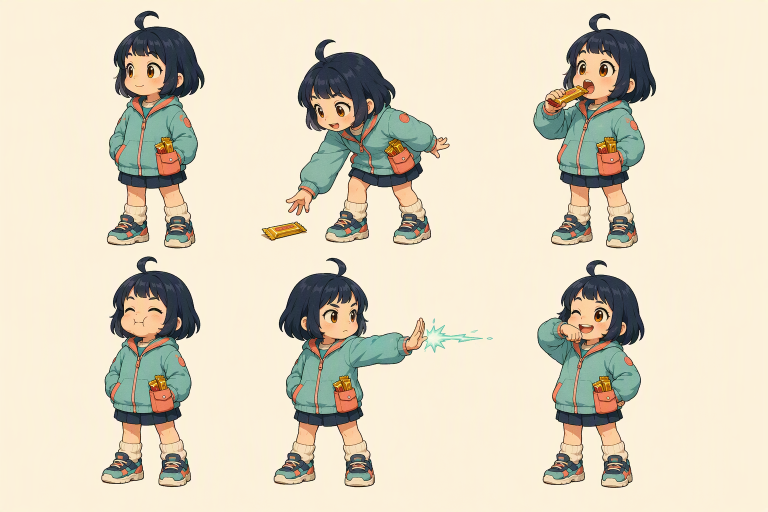
#> input picture docs/art/hero-v1-actions-sheet.png, 1536 x 1024 px, given in place of sprites.png, which was not available (shown at 1/2 size)
$ python make_hero_preview.py
#> lines starting #> are read from the running program, lines starting #| are printed output that depends on the picture; pictures that were not available may be replaced by others from this repository, and a replacement may not be noted
"""Render a review sheet from the mint skin's nine heroine frames."""

from pathlib import Path

from PIL import Image, ImageDraw

from draw_hero_v1 import POSES


APP = Path(__file__).resolve().parents[1]
ROOT = APP.parent
atlas = Image.open(APP / "public" / "skins" / "mint" / "sprites.png").convert("RGBA")
sheet = Image.new("RGB", (960, 870), "#f7f4ed")
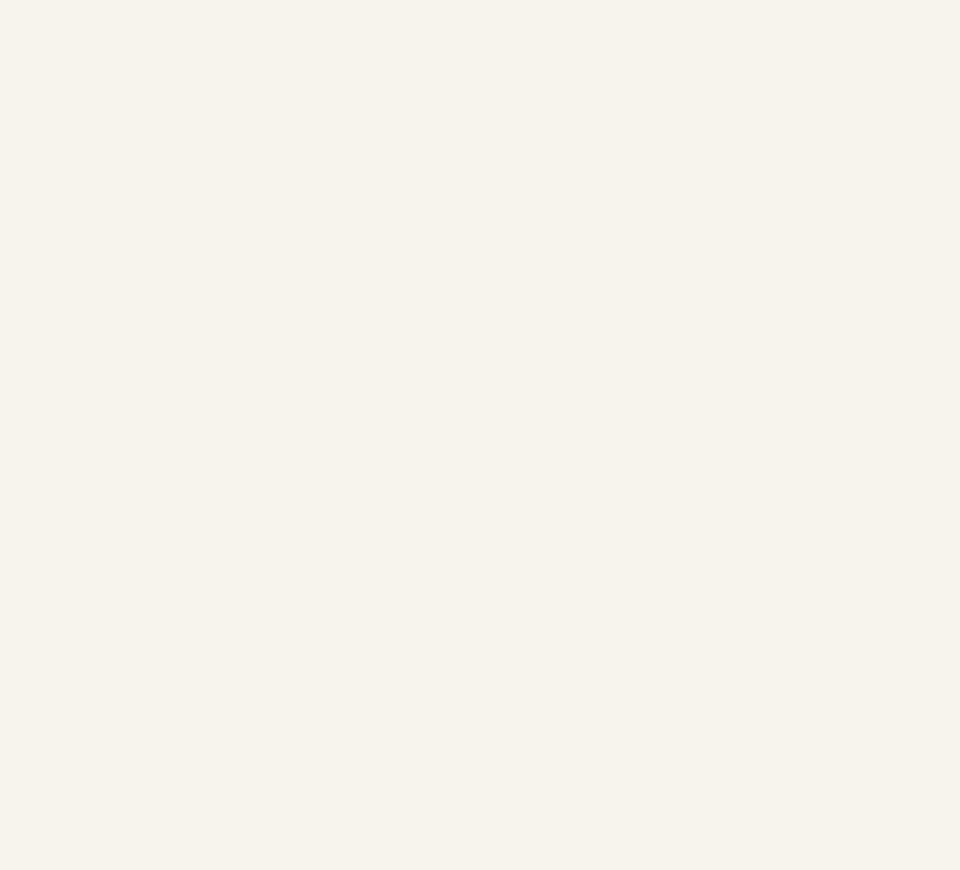
#> sheet: PIL image 960x870 RGB; mean R, G, B 247, 244, 237
draw = ImageDraw.Draw(sheet)

for index, pose in enumerate(POSES):
    column, row = index % 3, index // 3
    left, top = column * 320, row * 290
    draw.rectangle((left + 8, top + 8, left + 311, top + 281), outline="#c5cbd0", width=2)
    draw.text((left + 18, top + 17), pose.replace("_", " "), fill="#213d58")
    sprite = atlas.crop((index * 96, 0, index * 96 + 96, 80))
    sprite = sprite.resize((288, 240), Image.Resampling.NEAREST)
    sheet.paste(sprite, (left + 16, top + 35), sprite)
#> this loop made 9 passes
#> pass 1, `sprite = atlas.crop((index * 96, 0, index * 96 + 96, 80))`:
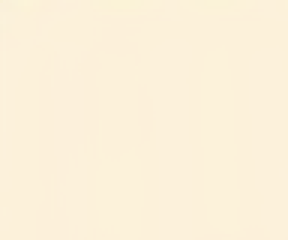
#> sprite: PIL image 96x80 RGBA (shown 3 times larger); mean R, G, B, A 252, 241, 218.3, 255
#> after the loop:
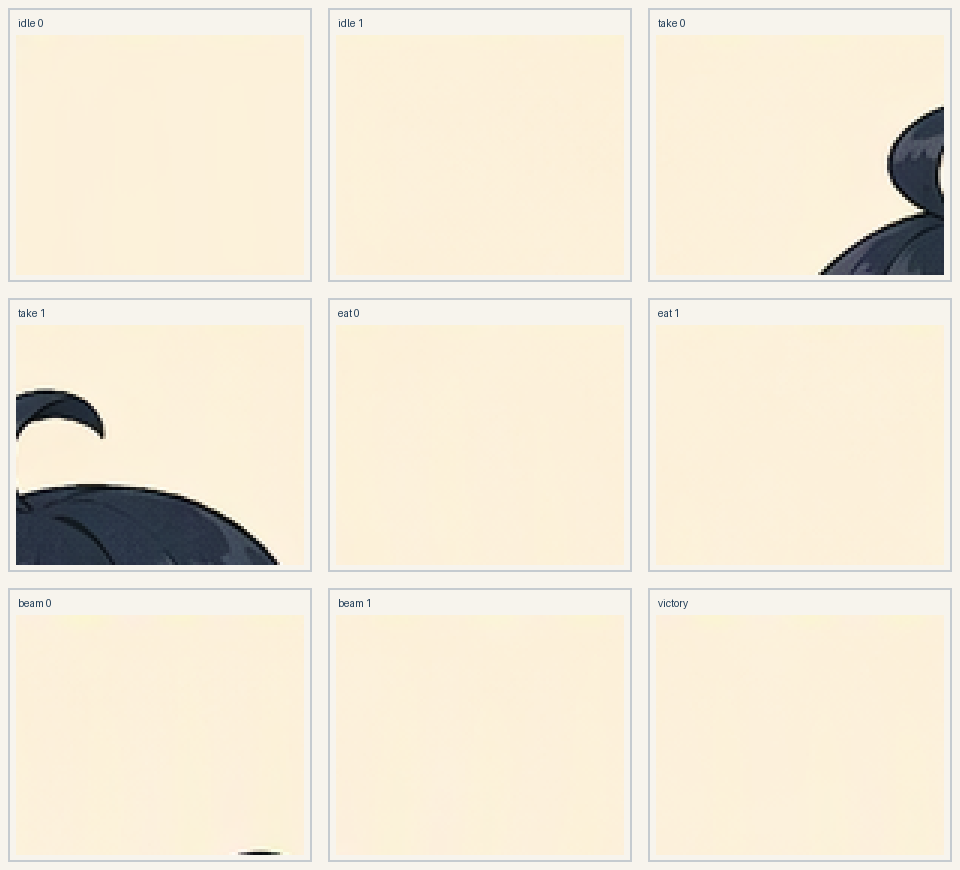
#> sheet: PIL image 960x870 RGB; mean R, G, B 242, 233.8, 216.8

destination = ROOT / "docs" / "art" / "hero-v1-pixel-poses.png"
sheet.save(destination)
print(destination)

$ run again, on docs/art/hero-v1-concept.png
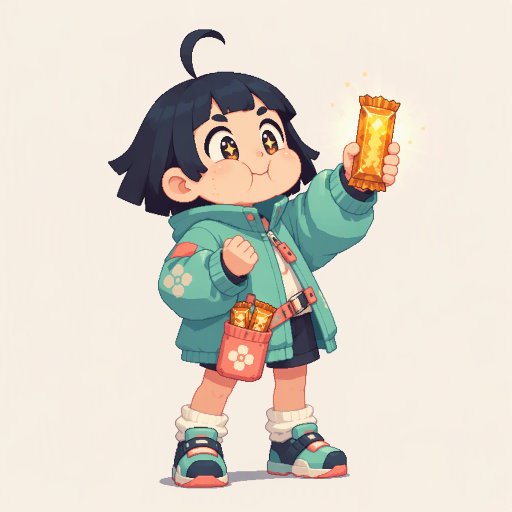
#> input picture docs/art/hero-v1-concept.png, 1024 x 1024 px, given in place of sprites.png, which was not available (shown at 1/2 size)
#> after the loop `for index, pose in enumerate(POSES):`:
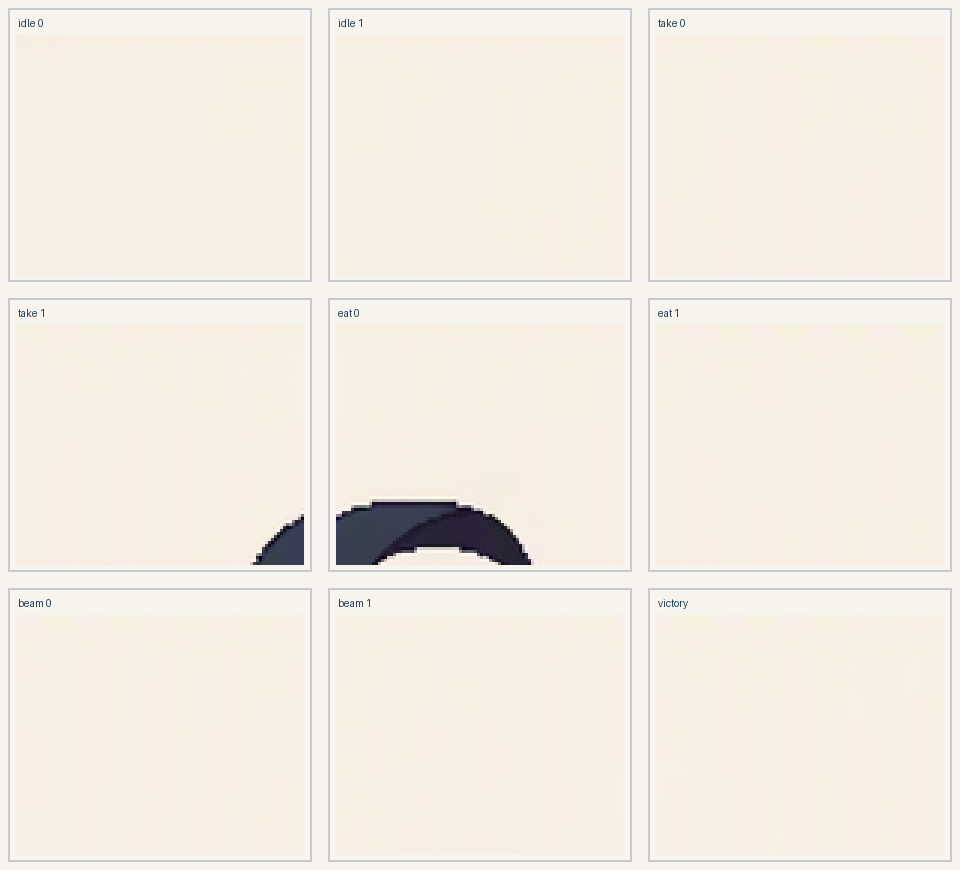
#> sheet: PIL image 960x870 RGB; mean R, G, B 243.2, 236.4, 227
